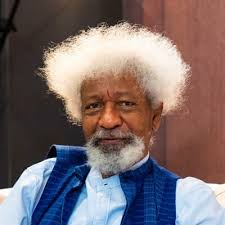
#> input picture week_4/img/wole.jpeg, 225 x 225 px
$ jupyter execute practice-2.ipynb
#> lines starting #> are read from the running program, lines starting #| are printed output that depends on the picture
[cell 1]
#Prewitt Edge Detection

import cv2
import numpy as np

# Load the image
image = cv2.imread("img/wole.jpeg", cv2.IMREAD_GRAYSCALE)
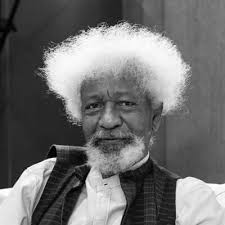
#> image: shape (225, 225); min 0, max 255, mean 111.3

# resize images
image = cv2.resize(image, (500, 400))
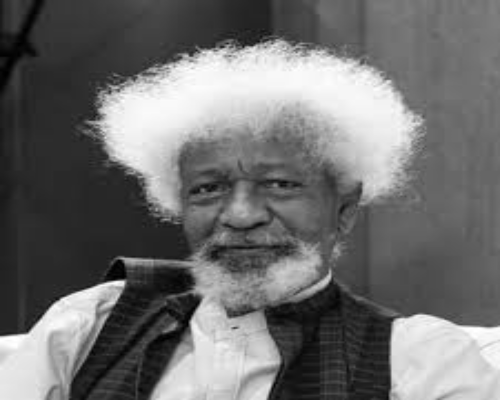
#> image: shape (400, 500); min 0, max 255, mean 111.2

#Define Prewitt kernels
kernel_x = np.array([[-1, -1, -1],
                     [0, 0, 0],
                     [1, 1, 1]])

kernel_y = np.array([[-1, 0, 1],
                     [-1, 0, 1],
                     [-1, 0, 1]])

# Apply Prewitt edge detection
prewitt_x = cv2.filter2D(image, -1, kernel_x)
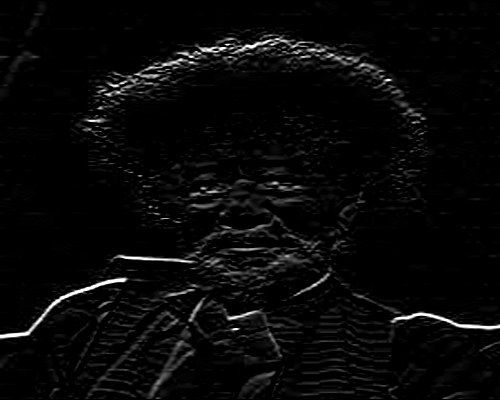
#> prewitt_x: shape (400, 500); min 0, max 255, mean 8.4
prewitt_y = cv2.filter2D(image, -1, kernel_y)
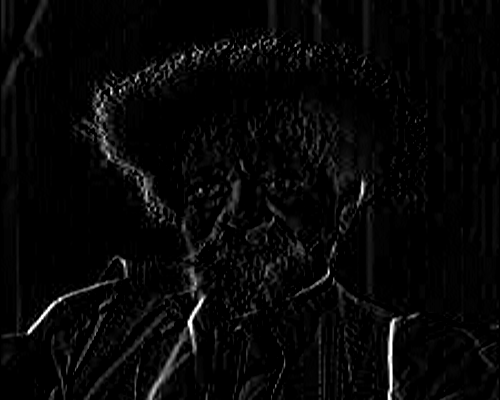
#> prewitt_y: shape (400, 500); min 0, max 255, mean 7.3

# Compute magnitude of gradients manually
prewitt_combined = np.sqrt(np.square(prewitt_x) + np.square(prewitt_y))
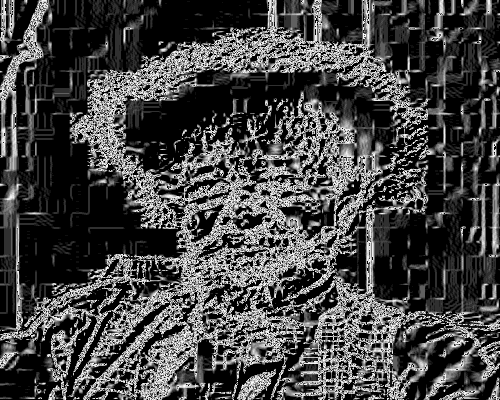
#> prewitt_combined: shape (400, 500) float16; min 0, max 15.91, mean 4.32; drawn with min black and max white

# Display the original image and the Prewitt edges
cv2.imshow("Original", image)
cv2.imshow("Prewitt Edges", np.uint8(prewitt_combined))

# Wait for a key press and close all windows
cv2.waitKey(0)
cv2.destroyAllWindows()

$ run again, with week_4/img/chudi.jpg copied over week_4/img/wole.jpeg
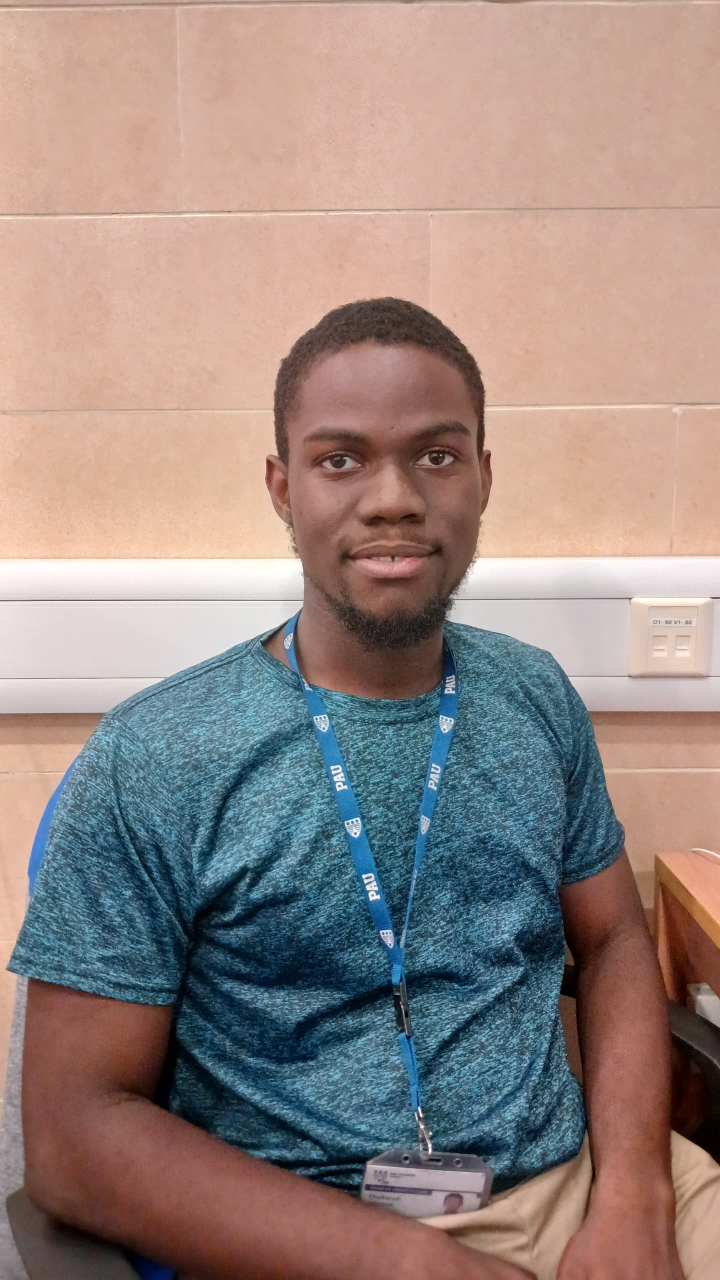
#> input picture week_4/img/chudi.jpg, 1440 x 2560 px (shown at 1/2 size)
#> `prewitt_y = cv2.filter2D(image, -1, kernel_y)`:
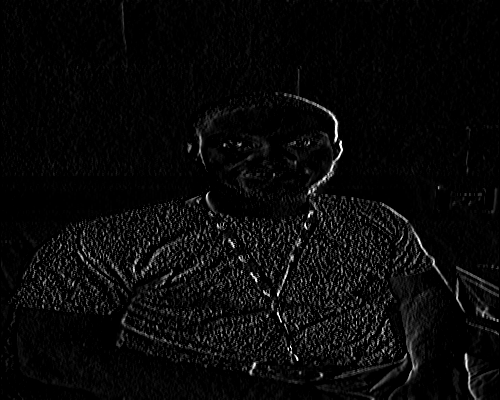
#> prewitt_y: shape (400, 500); min 0, max 255, mean 9.1
#> `prewitt_combined = np.sqrt(np.square(prewitt_x) + np.square(prewitt_y))`:
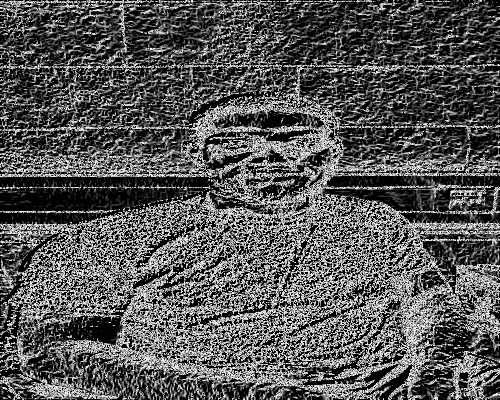
#> prewitt_combined: shape (400, 500) float16; min 0, max 15.91, mean 5.39; drawn with min black and max white
